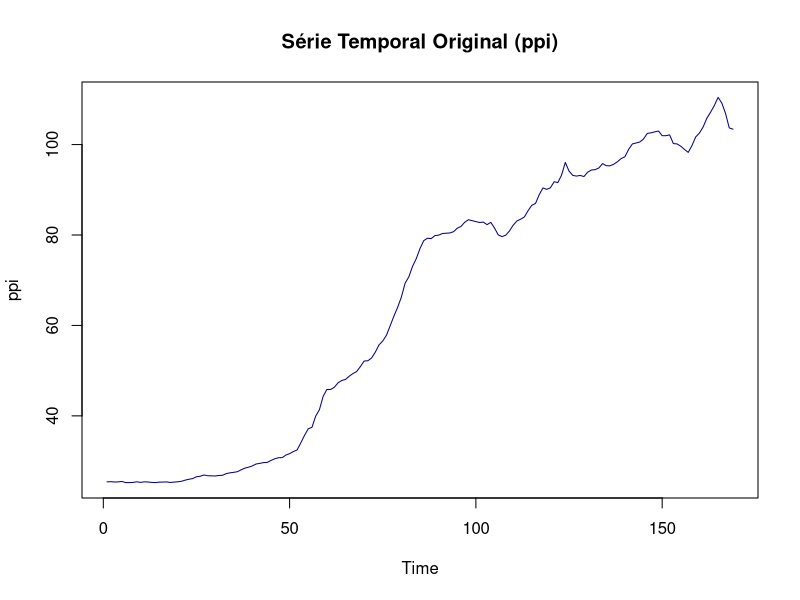
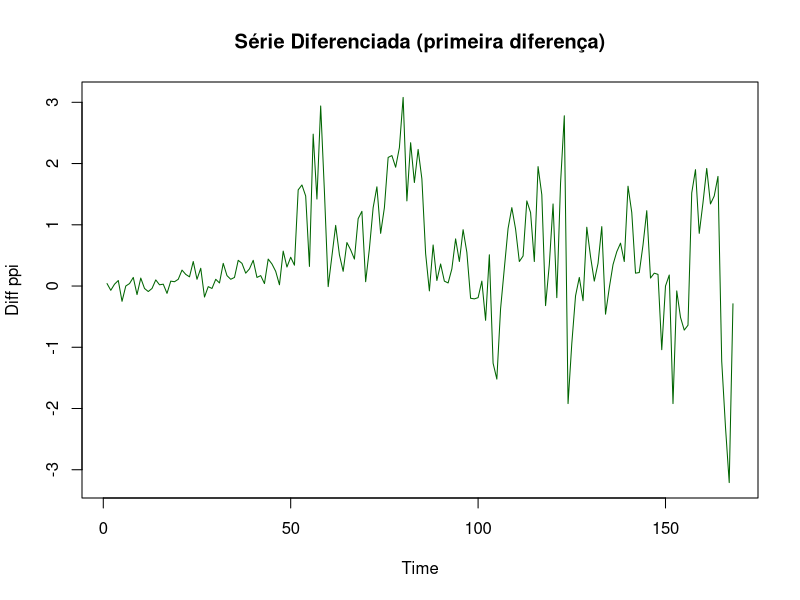
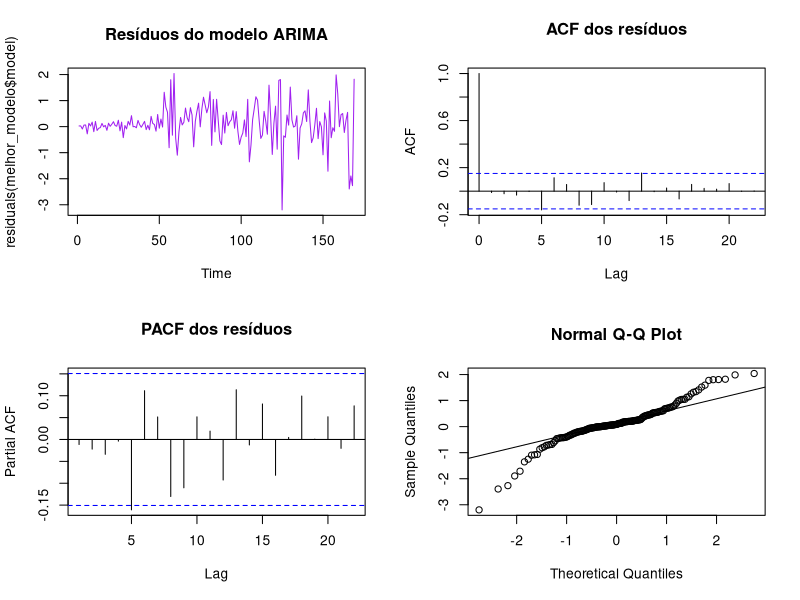
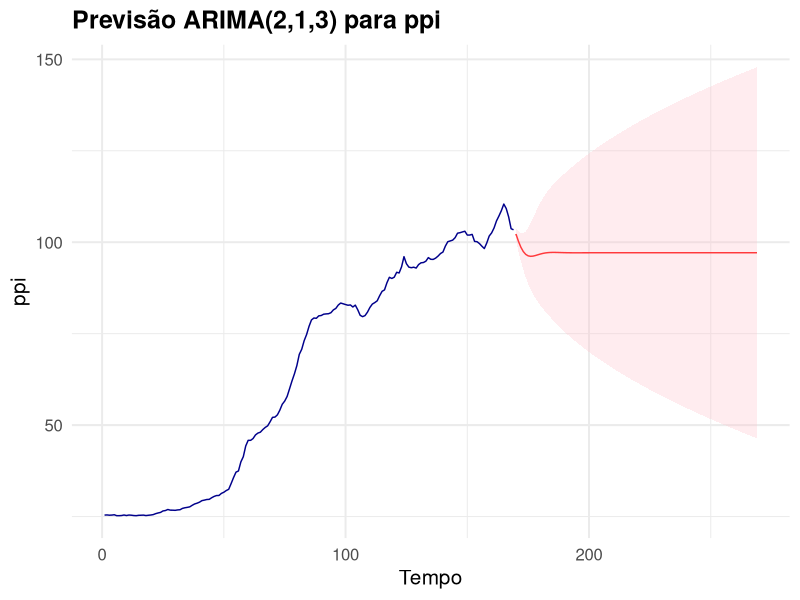

The R source for these figures, in order:
# --- Pacotes necessários ---
library(tseries)    # Testes de raiz unitária
library(forecast)   # Ferramentas avançadas para séries temporais e plotagem
library(ggplot2)    # Gráficos personalizados

# --- Definir diretório de trabalho ---
setwd("C:/Users/PC GAMER/Downloads/data")

# --- Carregar os dados ---
df <- read.csv("timeseries.csv")

# --- Supondo que a variável de interesse se chame "ppi" ---
Y <- df$ppi

# --- Estatísticas descritivas ---
summary(Y)
plot.ts(Y, main="Série Temporal Original (ppi)", ylab="ppi", col="darkblue")

# --- Teste Dickey-Fuller para estacionariedade ---
adf_original <- adf.test(Y, alternative = "stationary")
print(adf_original)

# --- Diferença para estacionarizar (se necessário) ---
dY <- diff(Y)

summary(dY)
plot.ts(dY, main="Série Diferenciada (primeira diferença)", ylab="Diff ppi", col="darkgreen")

adf_diff <- adf.test(dY, alternative = "stationary")
print(adf_diff)

# --- Função para ajustar modelo ARIMA, retornar AIC e objeto ---
ajustar_arima <- function(order_vec, serie){
  fit <- tryCatch(
    arima(serie, order=order_vec),
    error = function(e) NULL
  )
  if(is.null(fit)) return(NULL)
  return(list(model=fit, aic=AIC(fit), order=order_vec))
}

# --- Modelos a testar (p,d,q) ---
modelos_testar <- list(
  c(1,0,0),
  c(2,0,0),
  c(0,0,1),
  c(1,0,1),
  c(1,1,0),
  c(0,1,1),
  c(1,1,1),
  c(1,1,3),
  c(2,1,3)
)

# --- Ajustar modelos e guardar resultados ---
resultados <- lapply(modelos_testar, ajustar_arima, serie=Y)

# --- Filtrar modelos que convergiram ---
resultados_validos <- Filter(Negate(is.null), resultados)

# --- Criar tabela resumo com ordem e AIC ---
aic_table <- do.call(rbind, lapply(resultados_validos, function(x){
  data.frame(p=x$order[1], d=x$order[2], q=x$order[3], AIC=x$aic)
}))

print(aic_table[order(aic_table$AIC), ])

# --- Selecionar melhor modelo pelo menor AIC ---
melhor_modelo <- resultados_validos[[which.min(sapply(resultados_validos, function(x) x$aic))]]
cat("Melhor modelo ARIMA selecionado: (p,d,q) = (", melhor_modelo$order, ") com AIC = ", melhor_modelo$aic, "\n")

# --- Resumo do melhor modelo ---
summary(melhor_modelo$model)

# --- Diagnóstico do melhor modelo ---
par(mfrow=c(2,2))
plot.ts(residuals(melhor_modelo$model), main="Resíduos do modelo ARIMA", col="purple")
acf(residuals(melhor_modelo$model), main="ACF dos resíduos")
pacf(residuals(melhor_modelo$model), main="PACF dos resíduos")
qqnorm(residuals(melhor_modelo$model))
qqline(residuals(melhor_modelo$model))
par(mfrow=c(1,1))

# --- Previsão com o melhor modelo ---
horizonte <- 100  # Previsão para 100 períodos à frente
prev <- predict(melhor_modelo$model, n.ahead=horizonte)

# --- Construir data.frame para gráfico ---
tempo_original <- 1:length(Y)
tempo_prev <- (length(Y)+1):(length(Y)+horizonte)

df_graf <- data.frame(
  Tempo = c(tempo_original, tempo_prev, tempo_prev),
  Valor = c(Y, prev$pred, prev$pred),
  Tipo = factor(c(
    rep("Observado", length(Y)),
    rep("Previsto", horizonte),
    rep("Intervalo Superior e Inferior", horizonte)
  ), levels=c("Observado", "Previsto", "Intervalo Superior e Inferior"))
)

# --- Intervalos de confiança ---
df_ic <- data.frame(
  Tempo = tempo_prev,
  Inferior = prev$pred - 2*prev$se,
  Superior = prev$pred + 2*prev$se
)

# --- Plot da série original e previsão com intervalo ---
ggplot() +
  geom_line(data = data.frame(Tempo = tempo_original, Valor = Y), aes(x=Tempo, y=Valor), color="darkblue") +
  geom_line(data = data.frame(Tempo = tempo_prev, Valor = prev$pred), aes(x=Tempo, y=Valor), color="red") +
  geom_ribbon(data = df_ic, aes(x=Tempo, ymin=Inferior, ymax=Superior), alpha=0.3, fill="pink") +
  labs(title = paste0("Previsão ARIMA(", paste(melhor_modelo$order, collapse=","), ") para ppi"),
       x = "Tempo", y = "ppi") +
  theme_minimal(base_size = 15) +
  theme(plot.title = element_text(face = "bold"))

